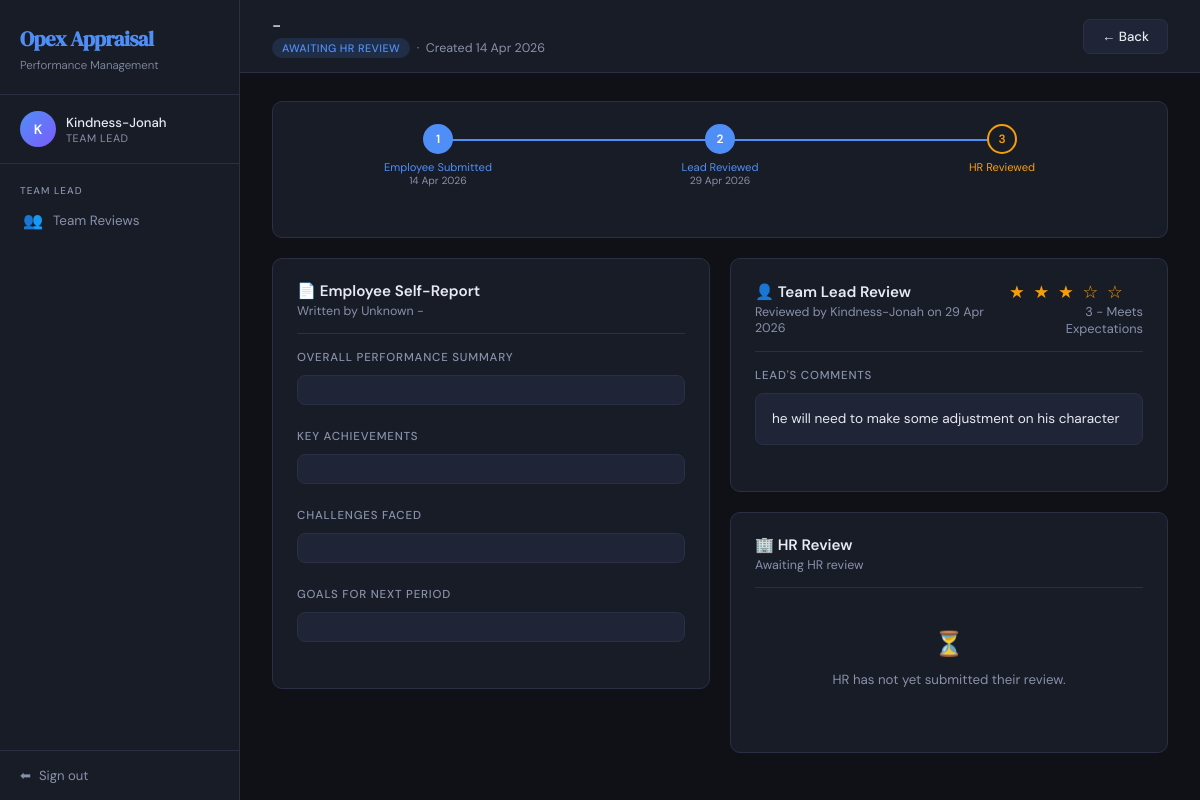
/lead/appraisal/2/ (signed in), run on an earlier commit of the app's database.
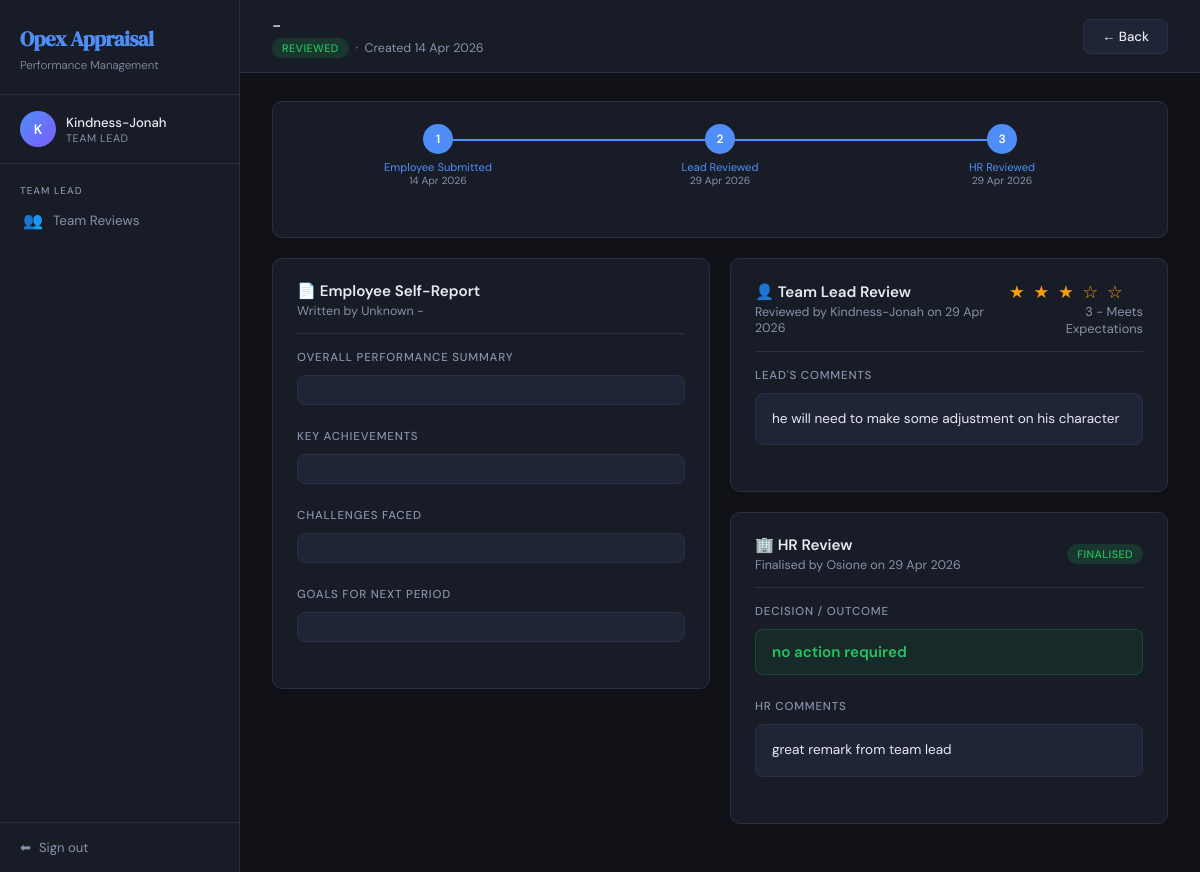
And on a later commit of the database.
### appraisal/models.py (models this page shows, shortened)
class Appraisal(models.Model):
    STATUS_DRAFT       = 'draft'        # Employee saved but not yet submitted
    STATUS_PENDING_LEAD = 'pending_lead' # Submitted by employee, waiting for lead
    STATUS_PENDING_HR  = 'pending_hr'   # Lead reviewed, waiting for HR
    STATUS_REVIEWED    = 'reviewed'     # HR has finalised — workflow complete
    STATUS_CHOICES = [
        (STATUS_DRAFT,        'Draft'),
        (STATUS_PENDING_LEAD, 'Awaiting Team Lead Review'),
        (STATUS_PENDING_HR,   'Awaiting HR Review'),
        (STATUS_REVIEWED,     'Reviewed'),
    ]
    SCORE_CHOICES = [
        (5, '5 - Excellent'),
        (4, '4 - Good'),
        (3, '3 - Average'),
        (2, '2 - Below Average'),
        (1, '1 - Poor'),
    ]
    RATING_CHOICES = [
        (5, '5 - Outstanding'),
        (4, '4 - Exceeds Expectations'),
        (3, '3 - Meets Expectations'),
        (2, '2 - Below Expectations'),
        (1, '1 - Needs Improvement'),
    ]
    employee = models.ForeignKey(
        CustomUser,
        on_delete=models.CASCADE,
        related_name='appraisals',
        null=True, blank=True,
        limit_choices_to={'role': CustomUser.ROLE_EMPLOYEE}
    )
    employee_name       = models.CharField(max_length=200, blank=True)
    employee_department = models.CharField(max_length=100, blank=True)
    reviewed_by_lead = models.ForeignKey(
        CustomUser,
        on_delete=models.SET_NULL,
        null=True, blank=True,
        related_name='lead_reviews',
        limit_choices_to={'role': CustomUser.ROLE_TEAM_LEAD}
    )
    reviewed_by_hr = models.ForeignKey(
        CustomUser,
        on_delete=models.SET_NULL,
        null=True, blank=True,
        related_name='hr_reviews',
        limit_choices_to={'role': CustomUser.ROLE_HR}
    )
    period = models.CharField(max_length=100)
    status = models.CharField(
        max_length=20,
        choices=STATUS_CHOICES,
        default=STATUS_PENDING_LEAD
    )
    score_punctuality = models.IntegerField(
        choices=SCORE_CHOICES, null=True, blank=True,
        verbose_name='Punctuality & Attendance'
    )
    score_quality = models.IntegerField(
        choices=SCORE_CHOICES, null=True, blank=True,
        verbose_name='Quality of Work'
    )
    score_teamwork = models.IntegerField(
        choices=SCORE_CHOICES, null=True, blank=True,
        verbose_name='Teamwork & Collaboration'
    )
    score_communication = models.IntegerField(
        choices=SCORE_CHOICES, null=True, blank=True,
        verbose_name='Communication Skills'
    )
    score_deadlines = models.IntegerField(
        choices=SCORE_CHOICES, null=True, blank=True,
        verbose_name='Meeting Deadlines'
    )
    score_problem_solving = models.IntegerField(
        choices=SCORE_CHOICES, null=True, blank=True,
        verbose_name='Problem Solving'
    )
    score_initiative = models.IntegerField(
        choices=SCORE_CHOICES, null=True, blank=True,
        verbose_name='Initiative & Creativity'
    )
    score_professionalism = models.IntegerField(
        choices=SCORE_CHOICES, null=True, blank=True,
        verbose_name='Professionalism'
    )
    score_adherence = models.IntegerField(
        choices=SCORE_CHOICES, null=True, blank=True,
        verbose_name='Adherence to Company Rules'
    )
    additional_comments = models.TextField(blank=True)
    lead_comment = models.TextField(blank=True)
    lead_rating  = models.IntegerField(null=True, blank=True, choices=RATING_CHOICES)
    hr_comment  = models.TextField(blank=True)
    hr_decision = models.CharField(max_length=100, blank=True)
    created_at           = models.DateTimeField(auto_now_add=True)
    updated_at           = models.DateTimeField(auto_now=True)
    submitted_to_lead_at = models.DateTimeField(null=True, blank=True)
    submitted_to_hr_at   = models.DateTimeField(null=True, blank=True)
    reviewed_at          = models.DateTimeField(null=True, blank=True)
    class Meta:
        ordering = ['-created_at']
    @property
    def status_badge_class(self):
        return {
            self.STATUS_DRAFT:        'badge-draft',
            self.STATUS_PENDING_LEAD: 'badge-lead',
            self.STATUS_PENDING_HR:   'badge-hr',
            self.STATUS_REVIEWED:     'badge-reviewed',
        }.get(self.status, 'badge-draft')

class CustomUser(AbstractUser):
    ROLE_EMPLOYEE  = 'employee'
    ROLE_TEAM_LEAD = 'team_lead'
    ROLE_HR        = 'hr'
    ROLE_CHOICES = [
        (ROLE_EMPLOYEE,  'Employee'),
        (ROLE_TEAM_LEAD, 'Team Lead'),
        (ROLE_HR,        'HR'),
    ]
    role       = models.CharField(max_length=20, choices=ROLE_CHOICES, default=ROLE_EMPLOYEE)
    department = models.CharField(max_length=100, blank=True)  # blank=True means optional
    job_title  = models.CharField(max_length=100, blank=True)
    team_lead = models.ForeignKey(
        'self',
        on_delete=models.SET_NULL,
        null=True,
        blank=True,
        related_name='team_members',
        limit_choices_to={'role': ROLE_TEAM_LEAD}  # only show team leads in the dropdown
    )
    @property
    def is_employee(self):
        return self.role == self.ROLE_EMPLOYEE
    @property
    def is_team_lead(self):
        return self.role == self.ROLE_TEAM_LEAD

### appraisal/views.py (the view)
# urls.py: path('lead/appraisal/<int:pk>/',          views.lead_appraisal_detail, name='lead_appraisal_detail'),
@login_required
def lead_appraisal_detail(request, pk):
    if not request.user.is_team_lead:
        messages.error(request, 'You do not have permission to view this page.')
        return redirect('dashboard')
    appraisal = get_object_or_404(Appraisal, pk=pk)
    return render(request, 'appraisal/appraisal_detail.html', {
        'appraisal': appraisal,
        'viewer': 'lead',
    })

### appraisal/templates/appraisal/appraisal_detail.html (shortened to what the changed rows need)
{% extends 'appraisal/base.html' %}
{% block content %}
<div class="topbar">
  <div>
    <div class="topbar-title">
       {% if a.reviewed_by_lead %}
          {{ a.reviewed_by_lead.get_full_name|default:a.reviewed_by_lead.username }}
        {% else %}
          -
        {% endif %}
    </div>
    <div class="topbar-subtitle">
      <span class="badge {{ appraisal.status_badge_class }}">{{ appraisal.get_status_display }}</span>
      &nbsp;·&nbsp; Created {{ appraisal.created_at|date:"d M Y" }}
    </div>
  </div>
</div>
<div class="content">
  <div class="card">
    <div class="timeline">
      <div class="timeline-step {% if appraisal.status != 'draft' %}done{% elif appraisal.status == 'draft' %}active{% endif %}">
        <div class="step-label">
          Employee Submitted
          {% if appraisal.submitted_to_lead_at %}
          <div style="font-size:0.65rem;color:var(--muted);">{{ appraisal.submitted_to_lead_at|date:"d M Y" }}</div>
          {% endif %}
        </div>
      </div>
      <div class="timeline-step
        {% if appraisal.status == 'pending_hr' or appraisal.status == 'reviewed' %}done
        {% elif appraisal.status == 'pending_lead' %}active{% endif %}">
        <div class="step-label">
          Lead Reviewed
          {% if appraisal.submitted_to_hr_at %}
          <div style="font-size:0.65rem;color:var(--muted);">{{ appraisal.submitted_to_hr_at|date:"d M Y" }}</div>
          {% endif %}
        </div>
      </div>
      <div class="timeline-step
        {% if appraisal.status == 'reviewed' %}done
        {% elif appraisal.status == 'pending_hr' %}active{% endif %}">
        <div class="step-dot">3</div>
        <div class="step-label">
          HR Reviewed
          {% if appraisal.reviewed_at %}
          <div style="font-size:0.65rem;color:var(--muted);">{{ appraisal.reviewed_at|date:"d M Y" }}</div>
          {% endif %}
        </div>
      </div>
    </div>
  </div>
  <div style="display:grid;grid-template-columns:1fr 1fr;gap:20px;align-items:start;">
    <div>
      <div class="card">
        <div class="card-header">
          <div>
            <div class="card-title">👤 Team Lead Review</div>
            <div class="card-subtitle">
              {% if appraisal.reviewed_by_lead %}
                Reviewed by {{ appraisal.reviewed_by_lead.get_full_name|default:appraisal.reviewed_by_lead.username }}
                on {{ appraisal.submitted_to_hr_at|date:"d M Y" }}
              {% else %}
                Awaiting team lead review
              {% endif %}
            </div>
          </div>
          {% if appraisal.lead_rating %}
          <div>
            <span class="rating-stars">
              {% for i in "12345" %}
                {% if forloop.counter <= appraisal.lead_rating %}★{% else %}☆{% endif %}
              {% endfor %}
            </span>
            <div class="text-muted text-sm" style="text-align:right;">{{ appraisal.get_lead_rating_display }}</div>
          </div>
          {% endif %}
        </div>
        {% if appraisal.lead_comment %}
          <div class="detail-section">
            <div class="detail-section-title">Lead's Comments</div>
            <div class="detail-block">{{ appraisal.lead_comment }}</div>
          </div>
        {% else %}
          <div class="empty-state" style="padding:24px 0;">
            <div class="empty-icon" style="font-size:1.5rem;">⏳</div>
            <p>Team lead has not yet submitted their review.</p>
          </div>
        {% endif %}
      </div>
      {% if viewer == 'hr' or viewer == 'lead' or appraisal.status == 'reviewed' %}
      <div class="card">
        <div class="card-header">
          <div>
            <div class="card-title">🏢 HR Review</div>
            <div class="card-subtitle">
              {% if appraisal.reviewed_by_hr %}
                Finalised by {{ appraisal.reviewed_by_hr.get_full_name|default:appraisal.reviewed_by_hr.username }}
                on {{ appraisal.reviewed_at|date:"d M Y" }}
              {% else %}
                Awaiting HR review
              {% endif %}
            </div>
          </div>
          {% if appraisal.status == 'reviewed' %}
          <span class="badge badge-reviewed">Finalised</span>
          {% endif %}
        </div>
        {% if appraisal.hr_comment or appraisal.hr_decision %}
          {% if appraisal.hr_decision %}
          <div class="detail-section">
            <div class="detail-section-title">Decision / Outcome</div>
            <div style="font-size:0.95rem;font-weight:600;color:var(--success);
                        background:rgba(34,197,94,0.08);border:1px solid rgba(34,197,94,0.2);
                        border-radius:8px;padding:12px 16px;">
              {{ appraisal.hr_decision }}
            </div>
          </div>
          {% endif %}
          {% if appraisal.hr_comment %}
          <div class="detail-section">
            <div class="detail-section-title">HR Comments</div>
            <div class="detail-block">{{ appraisal.hr_comment }}</div>
          </div>
          {% endif %}
        {% else %}
          <div class="empty-state" style="padding:24px 0;">
            <div class="empty-icon" style="font-size:1.5rem;">⏳</div>
            <p>HR has not yet submitted their review.</p>
          </div>
        {% endif %}
      </div>
      {% endif %}
    </div>
  </div>
</div>
{% endblock %}

What changed in the data, as far as the page shows it:
changed Appraisal "he will need to make some adjustment on his character": status "AWAITING HR REVIEW" → "REVIEWED"; reviewed_at (not shown) → "29 Apr 2026"; reviewed_by_hr.get_full_name (not shown) → "Osione"; hr_decision (not shown) → "no action required"; hr_comment (not shown) → "great remark from team lead"
Also different on the page:
text no longer shown: "Awaiting HR review ⏳ HR has not yet submitted their review."
text now shown: "Finalised by on FINALISED DECISION / OUTCOME HR COMMENTS"
